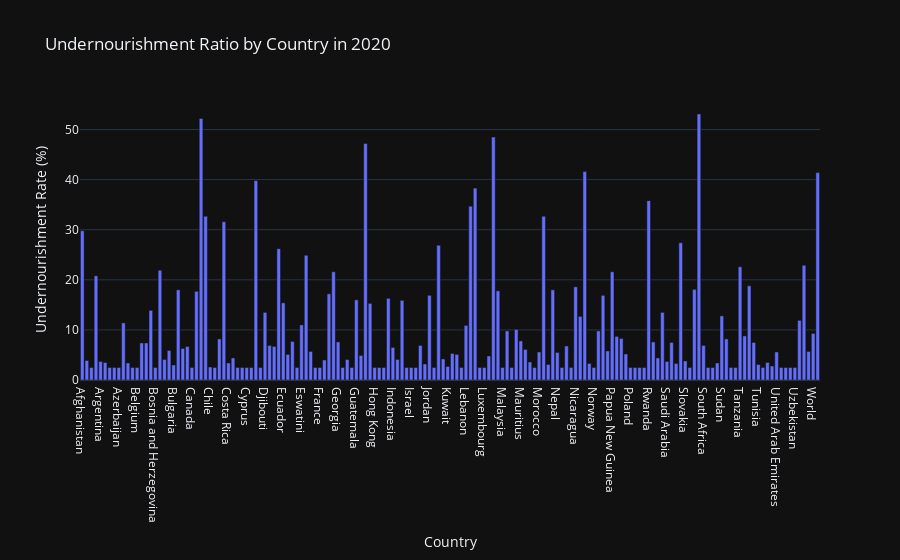

Source (notebook cell):
### Markdown cell above
Bar Chart: Designed a bar chart for the year 2020 to present a snapshot of undernourishment rates by country, making it easier to compare countries at a single point in time.

### Code cell
# Choose a specific year for the bar chart
selected_year = 2020
data_selected_year = data[data['Year'] == selected_year]

# Create a bar chart for the selected year
fig_bar_chart = px.bar(data_selected_year, x='Entity', y='Prevalence of undernourishment (% of population)',
                       title=f'Undernourishment Ratio by Country in {selected_year}',
                       labels={'Prevalence of undernourishment (% of population)': 'Undernourishment Rate (%)'})

# Customize the bar chart layout
fig_bar_chart.update_layout(xaxis_title='Country', yaxis_title='Undernourishment Rate (%)', template='plotly_dark')

# Show the bar chart
fig_bar_chart.show()

### Figure 1 — Plotly figure (JSON) as saved in the notebook; plotly's stock layout.template omitted (floating-point values rounded to 4 significant figures; data arrays with more than 128 entries replaced by an {"elided": "..."} marker saying what was removed)
{"data": [{"alignmentgroup": "True", "hovertemplate": "Entity=%{x}<br>Undernourishment Rate (%)=%{y}<extra></extra>", "legendgroup": "", "marker": {"color": "#636efa", "pattern": {"shape": ""}}, "name": "", "offsetgroup": "", "orientation": "v", "showlegend": false, "textposition": "auto", "type": "bar", "x": {"elided": "162 str values"}, "xaxis": "x", "y": {"elided": "162 float values"}, "yaxis": "y"}], "layout": {"autosize": true, "barmode": "relative", "legend": {"tracegroupgap": 0}, "title": {"text": "Undernourishment Ratio by Country in 2020"}, "xaxis": {"anchor": "y", "autorange": true, "domain": [0, 1], "range": [-0.5, 161.5], "title": {"text": "Country"}, "type": "category"}, "yaxis": {"anchor": "x", "autorange": true, "domain": [0, 1], "range": [0, 55.89], "title": {"text": "Undernourishment Rate (%)"}, "type": "linear"}}}
